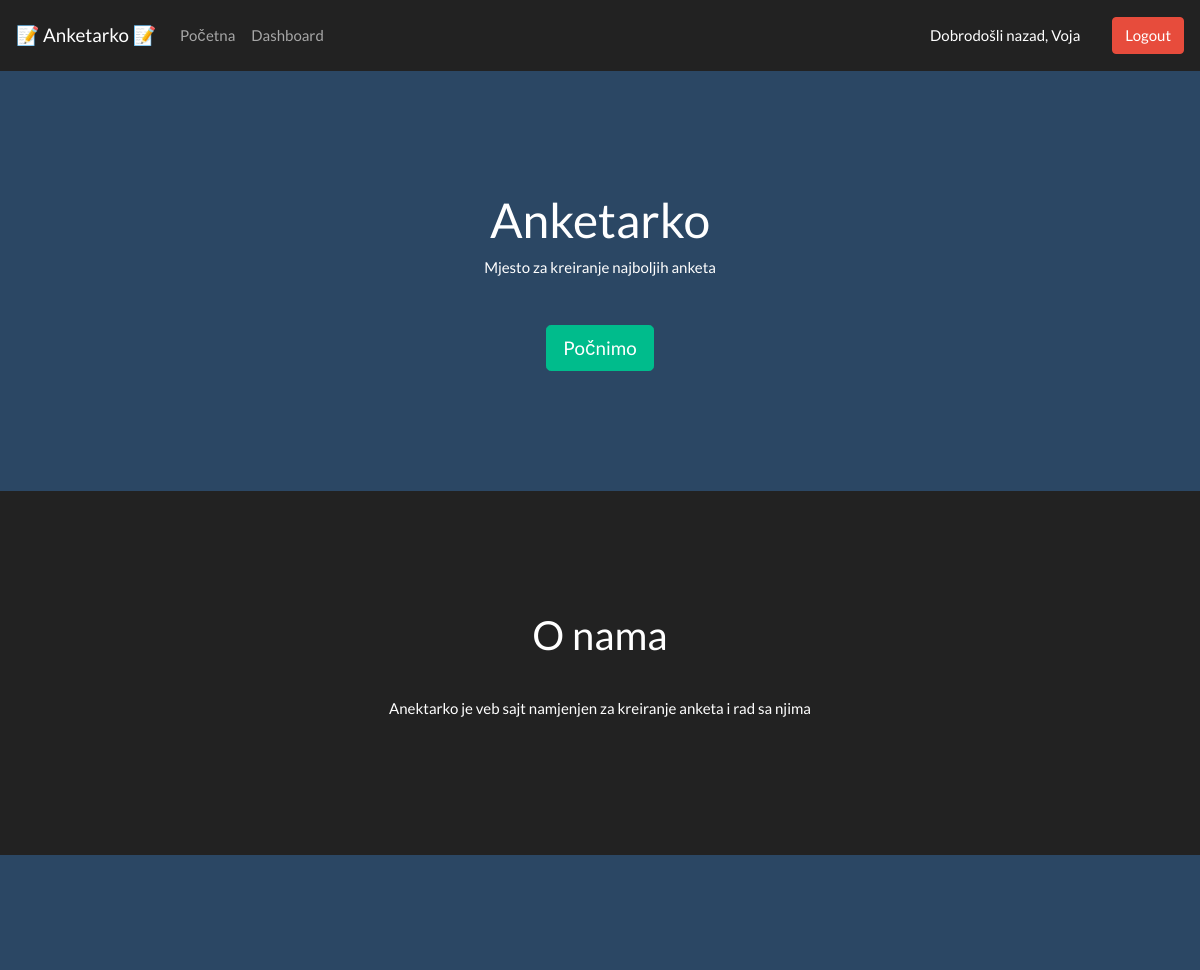
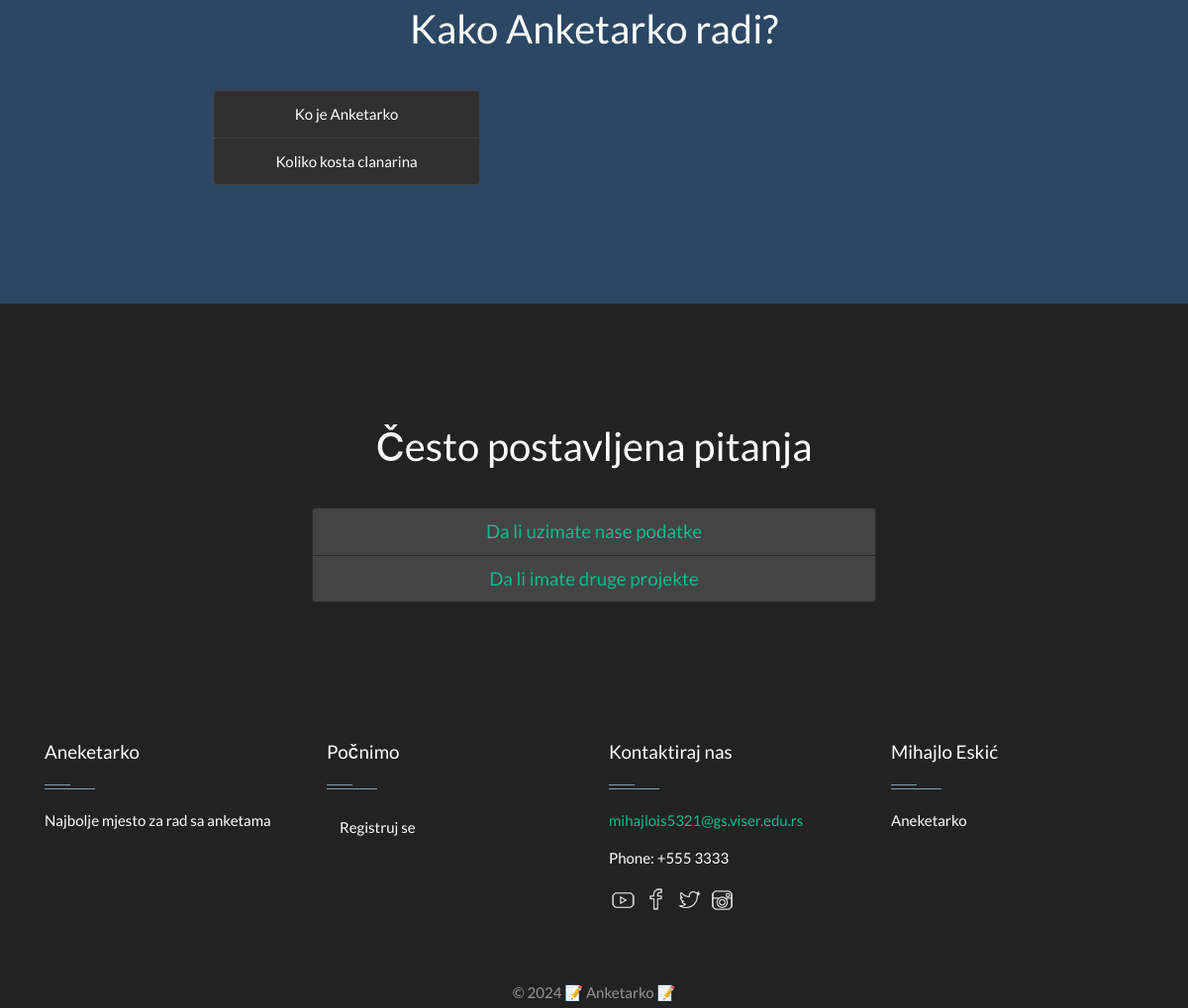
Page / (signed in) on the committed database (2 pictures, top to bottom).
### tables this page shows
CREATE TABLE `explanations` (
  `id` int(255) NOT NULL,
  `section_name` varchar(255) NOT NULL,
  `body` varchar(255) NOT NULL
);

CREATE TABLE `faq` (
  `id` int(255) NOT NULL,
  `question` varchar(255) NOT NULL,
  `answer` varchar(255) NOT NULL
);

### classes/Explanation.php (called while the page is built, shortened)
<?php
class Explanation implements ExplanationInterface {
    public function listExps($dbcon){
        $sql = 'SELECT * FROM explanations';
        $pdostm = $dbcon->prepare($sql);
        $pdostm->execute();
        $exps = $pdostm->fetchAll(PDO::FETCH_ASSOC);
        return $exps;
    }
}

### classes/FAQ.php (called while the page is built, shortened)
<?php
class FAQ implements FAQInterface {
    public function listFAQs($dbcon){
        $sql = 'SELECT * FROM faq';
        $pdostm = $dbcon->prepare($sql);
        $pdostm->execute();
        $faqs = $pdostm->fetchAll(PDO::FETCH_ASSOC);
        return $faqs;
    }
}

### index.php (the view, shortened to what this page needs)
<?php
require_once 'dbConnection.php';
require_once 'classes/FAQ.php';
require_once 'classes/Explanation.php';
$dbcon = Database::getDb();
$f = new FAQ();
$faqs = $f->listFAQs($dbcon);
$e = new Explanation();
$exps = $e->listExps($dbcon);
?>
<!DOCTYPE html>
<html lang="en">
<head>
    <link rel="stylesheet" href="css/index.css">
    <link rel="stylesheet" href="css/footerStyle.css">
    <link href="https://stackpath.bootstrapcdn.com/bootswatch/4.4.1/darkly/bootstrap.min.css" rel="stylesheet">
</head>
<body>
    <?php include_once 'header.php'; ?>
    <main>
        <div class="container-fluid text-center bg text">
            <h1>Anketarko</h1>
            <p>Mjesto za kreiranje najboljih anketa</p>
            <div class="pad-top">
                <a href="#get-started" class="btn btn-success btn-lg">Počnimo</a>
            </div>
        </div>
        <div class="container-fluid text-center">
            <h2>O nama</h2>
            <p class="pad-top">Anektarko je veb sajt namjenjen za kreiranje anketa i rad sa njima</p>
        </div>
        <div class="container-fluid bg text-center" id="get-started">
            <h2 class="text">Kako Anketarko radi?</h2>
            <div class="row pad-top">
                <div class="col-2"></div>
                <div class="col-3">
                    <div class="list-group" id="list-exp" role="tablist">
                        <?php foreach($exps as $exp){ ?>
                            <a class="list-group-item list-group-item-action" id="list-<?= $exp['id']; ?>-exp" data-toggle="list" href="#list-<?= $exp['id']; ?>" role="tab" aria-controls="prince"><?= $exp['section_name']; ?></a>
                        <?php } ?>
                    </div>
                </div>
                <div class="col-5 text-left">
                </div>
                <div class="col-2"></div>
            </div>
        </div>
        <div class="container-fluid text-center">
            <h2>Često postavljena pitanja</h2>
            <div class="row pad-top">
                <div class="col-md-3"></div>
                <div class="accordion md-accordion col-md-6" id="accordionFAQ" role="tablist" aria-multiselectable="true">
                    <?php foreach($faqs as $faq){ ?>
                    <div class="card">
                        <div class="card-header" role="tab" id="heading<?= $faq['id']; ?>">
                            <a class="collapsed" data-toggle="collapse" data-parent="#accordionFAQ" href="#collapse<?= $faq['id']; ?>" aria-expanded="false" aria-controls="collapse<?= $faq['id']; ?>">
                                <h3 class="mb-0 h5"><?= $faq['question']; ?></h3>
                            </a>
                        </div>
                    </div>
                    <?php } ?>
                </div>
                <div class="col-md-3"></div>
            </div>
        </div>
    </main>
    <?php include 'footer.php'; ?>
</body>
</html>

### css/index.css (style rules this page uses)
.bg { background-color:#2B4764; }
.container-fluid { padding-top:120px; padding-bottom:120px; }
.pad-top { padding-top:30px; }

### css/footerStyle.css (style rules this page uses)
.btn { background-color: #ff8d1e; color:#fff; }

### rows in the picture
explanations: section_name "Ko je Anketarko"
explanations: section_name "Koliko kosta clanarina"
faq: question "Da li uzimate nase podatke"
faq: question "Da li imate druge projekte"

### other values in the picture
$_SESSION['username'] "Voja"
date ('Y') "2024"
